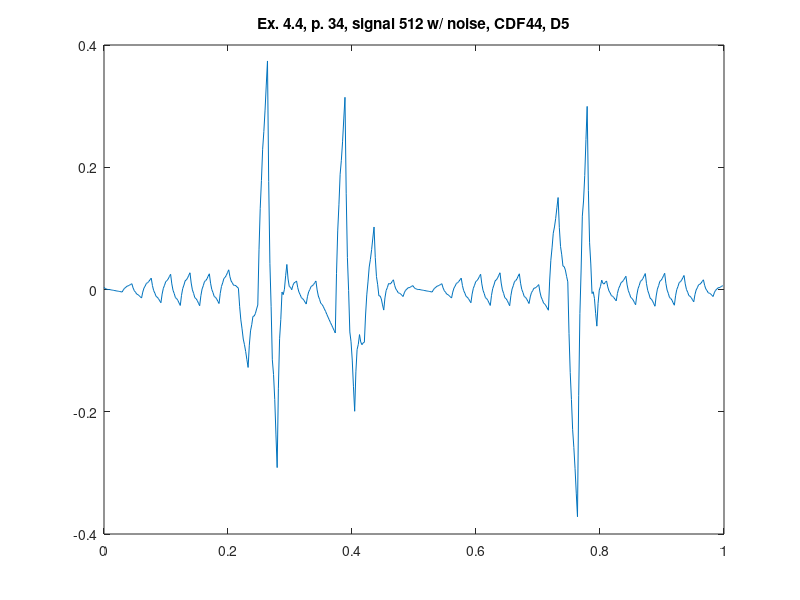

Reproduce this figure in MATLAB.
%% ========================================================================
%% Programmatic octave notes on "Ripples in Mathematics" by A. Jensen
%% and A. la Cour-Harbo written with a deep gratitude to the authors for
%% this wonderful text. 
%% 
%% Reconstruction of graphs in ex 4.4, p.34, CDF44, 4 scales, D5.
%%
%% Author: Vladimir Kulyukin
%% 
%% NB: I have tested this code in Octave 4.
%% =========================================================================
t = (1.0/512)*[0:511];

%%y_ex_4_3_chirp_512_p33 = arrayfun(@(x) sin(x*x), t);

y_ex_4_4_512_with_noise_cdf44_d5_p34 = [
0.003448230427043276
0.0016288816478709552
9.207595924656807E-4
-8.511476618085624E-5
2.02375989396536E-5
-1.72162339181099E-4
-6.623145805431137E-4
-0.0010726843327071253
-0.0014187994423611808
-0.0017821315315857287
-0.002162680600380771
-0.0025386163934037953
-0.0029317691659973143
-0.003320308662818816
-0.003704234883868301
-0.004089397228435358
-4.5488374919552474E-4
0.0021025608392203445
0.0035829365368122493
0.00535191197389312
0.0060438185201500275
0.0070243248058959006
0.00829343083113074
0.009485206789233676
0.0027238761335683474
-0.0019064260276191545
-0.004405699694328828
-0.007475980725181545
-0.008415233261556439
-0.009925493162074372
-0.012006760426735355
-0.01393502672930198
-0.0042887459981505545
0.0022561442025600736
0.005699643872829902
0.009974158631144873
0.011147282859019048
0.013151422174938364
0.015986576578902824
0.018599061161127504
0.006451866260160818
-0.001740484442742533
-0.005977990947582546
-0.01127519476148454
-0.012617554377323195
-0.015019611302223831
-0.018481365536186452
-0.021659174731964475
-0.007469685546466542
0.0020662500630581563
0.006948632096609617
0.013077930052778066
0.014553674432973283
0.017276334735785485
0.021245910961214688
0.024881377072149147
0.00919761823495721
-0.001309569878989062
-0.006640187269689667
-0.013357862605246539
-0.014898967217557745
-0.01782712977472522
-0.02214235027674896
-0.026085909722593288
-0.009513433183201183
0.0015617880820589683
0.0071397540731871646
0.014190705175606746
0.015744401003894373
0.018771081943473385
0.023270747994343786
0.027375728874180588
0.010543116210098114
-6.792851724401012E-4
-0.00629147527343406
-0.013406916956685774
-0.014912147358393232
-0.017920629342358444
-0.022432362908581416
-0.026541301427317608
-0.010108846857279846
8.195580232106927E-4
0.006243913214154004
0.013143074074512264
0.014538185245323297
0.017408102085549278
0.02175282459519021
0.025702374116718562
0.010283520315838195
5.441454387751683E-5
-0.0049849431991634725
-0.0114148897354745
-0.01265508824286584
-0.015285875543527219
-0.019307251637458642
-0.02295602058722958
-0.006247135145611932
0.005006933242041247
0.010806184575729955
0.018067049733887956
0.01987309783808149
0.02314075976674431
0.027870035519876435
0.03220767302909583
0.02091284664833977
0.01380672634261131
0.010889312111910472
0.006849537471074644
0.006998468905266436
0.0060250399293232376
0.003929250543245051
0.0021341967226791974
-0.02748499929968259
-0.04964873888898443
-0.06435702204522634
-0.08106298873191206
-0.09031349898553788
-0.10156169276960747
-0.11480757008412093
-0.12751816970991894
-0.09102447705322
-0.06771503477776102
-0.05758984288354204
-0.04393194174686007
-0.04345829099141813
-0.0394519309935132
-0.03191286175314528
-0.02532037910138929
0.0648855736267092
0.13268736457148786
0.17808499373294673
0.22948579995134233
0.25848244438641815
0.29348226587843074
0.3344852644273801
0.37387971653190216
0.17666948917762437
0.04285729460975658
-0.02755686717170108
-0.11495848063999917
-0.13896206132188718
-0.1799530936906156
-0.23793157774618445
-0.29135828784080164
-0.16142899987557077
-0.08062980351787868
-0.04896069876772538
-0.0041272256472649795
-0.0084238441343434
4.43905748885282E-4
0.022476024002421074
0.04098076038226726
0.01723144287751903
0.0048040649880890084
0.00369862671397721
-4.405161368130426E-4
0.006742280627714923
0.010891372815564434
0.012006760426735496
0.013935026729302148
0.003033801613945862
-0.004429771636675952
-0.008455693022563295
-0.013402730449465583
-0.014912116011633407
-0.017342617614816168
-0.02069423525901387
-0.023799040603886268
-0.011807905131273527
-0.0038617148096939486
3.953036085246496E-5
0.0050246153180464005
0.00596475512420717
0.007988734717015462
0.011096554096471273
0.01391395948037016
-7.248659229908104E-4
-0.010686308384014201
-0.01597036790270001
-0.02250772840347628
-0.02436770596191498
-0.02748098450244413
-0.03184756402506375
-0.035878322561659085
-0.04064513693103964
-0.04521472573444116
-0.04958708897186368
-0.05401229864041703
-0.058240282742991395
-0.06252111327669659
-0.06685479024153262
-0.07117430704782428
0.025909211812436463
0.09582186915578014
0.13856366498220682
0.18858587120974923
0.21143721592037468
0.24156897103211586
0.2789811365449728
0.3144425219702836
0.15748008957475718
0.05207746376883752
-0.0017653554474752822
-0.06942358320137812
-0.08552200436567413
-0.11543583406756014
-0.1591650723070362
-0.19919248298575895
-0.1347034144316973
-0.0982194520838044
-0.08974059594208031
-0.07375779420846544
-0.08578009868101942
-0.09029845756168262
-0.08731287085045507
-0.08633796030062171
-0.04173103901192067
-0.008815279764845294
0.012409317440604407
0.0367665520736891
0.049432624665148125
0.06523133468424214
0.08416268213097114
0.10225464190878583
0.05261516809720161
0.02112427721809904
0.0077819692714781305
-0.010423236815670499
-0.010479859970337466
-0.015399381265532147
-0.02518180070125455
-0.03366121050734774
-0.01381439054494823
-0.0015575609736347635
0.0031092782065926562
0.009809849182671563
0.008920429767664422
0.010064742148508766
0.013242786325204597
0.015875893709580525
0.006826382779051299
9.072199914819507E-4
-0.001881594653127518
-0.00550918355467135
-0.006006424313255303
-0.0073424393287736195
-0.0095172286012263
-0.011467268988901403
-0.005345475664640394
-0.001386523664930975
4.0958701022684985E-4
0.002785229271654934
0.002998030208531425
0.0037903627316781745
0.005162226841095183
0.0063788059299827475
0.003448230427043266
0.0016288816478708622
9.207595924655392E-4
-8.511476618105557E-5
2.023759893942955E-5
-1.721623391813566E-4
-6.62314580543414E-4
-0.0010726843327074657
-0.001418799442361321
-0.0017821315315857337
-0.002162680600380704
-0.00253861639340364
-0.002931769165997135
-0.003320308662818595
-0.0037042348838680203
-0.004089397228435024
-4.5488374919540526E-4
0.0021025608392203216
0.0035829365368121556
0.005351911973892936
0.006043818520149826
0.007024324805895661
0.008293430831130443
0.00948520678923333
0.0027238761335681514
-0.0019064260276192534
-0.004405699694328885
-0.007475980725181547
-0.008415233261556436
-0.009925493162074353
-0.012006760426735303
-0.013935026729301902
-0.004288745998150423
0.002256144202560252
0.0056996438728301214
0.009974158631145135
0.011147282859019343
0.013151422174938693
0.01598657657890319
0.01859906116112791
0.006451866260160995
-0.0017404844427425128
-0.00597799094758261
-0.011275194761484707
-0.0126175543773234
-0.015019611302224088
-0.018481365536186782
-0.02165917473196487
-0.007469685546466711
0.0020662500630581355
0.006948632096609665
0.013077930052778205
0.014553674432973432
0.01727633473578567
0.02124591096121492
0.024881377072149432
0.00919761823495736
-0.0013095698789889962
-0.006640187269689636
-0.013357862605246556
-0.014898967217557763
-0.017827129774725246
-0.022142350276749018
-0.026085909722593364
-0.009513433183201286
0.0015617880820588395
0.007139754073187012
0.014190705175606569
0.015744401003894175
0.018771081943473163
0.02327074799434354
0.027375728874180317
0.010543116210097979
-6.792851724401455E-4
-0.006291475273434054
-0.01340691695668571
-0.014912147358393149
-0.01792062934235833
-0.02243236290858126
-0.026541301427317414
-0.010108846857279707
8.195580232108041E-4
0.0062439132141541105
0.01314307407451236
0.014538185245323406
0.017408102085549392
0.02175282459519033
0.025702374116718687
0.010283520315838292
5.441454387759663E-5
-0.004984943199163402
-0.011414889735474443
-0.012655088242865788
-0.015285875543527172
-0.0193072516374586
-0.02295602058722955
-0.012083425322913663
-0.0051018178727605425
-0.0020111982367702003
0.0021220084417843976
0.002364227306176222
0.0036490332131323
0.0059764261626526335
0.00802445875607872
-0.003996143300668726
-0.012247066064293662
-0.016728309534796093
-0.02221963552761502
-0.02394128222731144
-0.026673011449324355
-0.03041482319365378
-0.0338859841418397
0.013832233741580196
0.047834298906020506
0.06812021135148123
0.09208135584125447
0.10232634761204816
0.11624657142715435
0.13384202728657307
0.15045270768772123
0.1017154283825006
0.070488082107623
0.056770668863088486
0.03836148320355049
0.03746223057435561
0.03187120553015724
0.021588408070955405
0.012562767241424366
-0.07178203448079552
-0.13594512786722962
-0.17992651291787798
-0.2293155704189805
-0.2585229195842974
-0.2931379412000684
-0.3331606352662937
-0.3717343478664877
-0.1738318902929019
-0.03929303154658513
0.03188222837246262
0.12003571342680673
0.1448255996538818
0.18659371101625322
0.245340047513921
0.2995370822976723
0.1623387673739618
0.07642468183943796
0.041794825694100854
-0.006576598300521295
-0.003663792905956696
-0.01449255536067713
-0.0390628856646826
-0.05995117396073465
-0.02267919514465571
-9.91212932850656E-4
0.005112772674680518
0.015392477587176235
0.010088185895398064
0.00895961350858444
0.012006760426735364
0.013935026729301983
0.004288745998150516
-0.0022561442025601434
-0.005699643872829994
-0.00997415863114499
-0.01114728285901918
-0.013151422174938511
-0.015986576578902994
-0.018599061161127695
-0.006451866260160916
0.0017404844427424979
0.005977990947582543
0.011275194761484577
0.012617554377323245
0.0150196113022239
0.018481365536186546
0.021659174731964596
0.0074696855464666265
-0.002066250063058092
-0.006948632096609553
-0.013077930052778011
-0.014553674432973219
-0.017276334735785416
-0.021245910961214618
-0.024881377072149078
-0.009197618234957176
0.0013095698789890703
0.006640187269689658
0.01335786260524651
0.014898967217557709
0.01782712977472517
0.0221423502767489
0.026085909722593212
0.009513433183201137
-0.0015617880820589978
-0.00713975407318719
-0.014190705175606761
-0.015744401003894393
-0.018771081943473406
-0.023270747994343803
-0.0273757288741806
-0.010543116210098137
6.792851724400743E-4
0.006291475273434028
0.013406916956685737
0.014912147358393198
0.01792062934235841
0.022432362908581378
0.02654130142731757
0.01010884685727987
-8.195580232106254E-4
-0.006243913214153909
-0.013143074074512137
-0.01453818524532316
-0.017408102085549125
-0.021752824595190037
-0.025702374116718368
-0.010283520315838093
-5.44145438774726E-5
0.004984943199163481
0.011414889735474469
0.012655088242865799
0.01528587554352716
0.019307251637458552
0.022956020587229467
0.009165280234262677
4.7442315359504106E-5
-0.004397493169480048
-0.010094529087836372
-0.01111866257212908
-0.013394896489938558
-0.016923230841264812
-0.020116065892587586
-0.008458351673835648
-7.798301391588242E-4
0.00291949871144288
0.007685049028270342
0.008471406661022687
0.010323985760000789
0.013242786325204653
0.01587589370958059
0.006826382779051329
9.072199914819589E-4
-0.0018815946531275194
-0.005509183554671365
-0.006006424313255319
-0.007342439328773638
-0.009517228601226327
-0.011467268988901432
-0.005345475664640437
-0.0013865236649310301
4.095870102267863E-4
0.0027852292716548607
0.002998030208531344
0.0037903627316780856
0.005162226841095086
0.006378805929982642
];

figure;
plot(t, y_ex_4_4_512_with_noise_cdf44_d5_p34);
xlim([0 1]);
title('Ex. 4.4, p. 34, signal 512 w/ noise, CDF44, D5');
